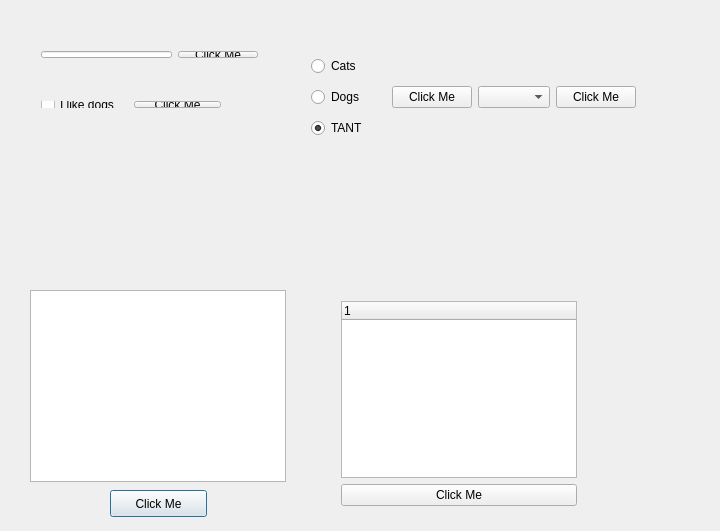
<?xml version="1.0" encoding="UTF-8"?>
<ui version="4.0">
 <class>Dialog</class>
 <widget class="QDialog" name="Dialog">
  <property name="geometry">
   <rect>
    <x>0</x>
    <y>0</y>
    <width>720</width>
    <height>531</height>
   </rect>
  </property>
  <property name="windowTitle">
   <string>Dialog</string>
  </property>
  <widget class="QListWidget" name="listWidget">
   <property name="geometry">
    <rect>
     <x>30</x>
     <y>290</y>
     <width>256</width>
     <height>192</height>
    </rect>
   </property>
  </widget>
  <widget class="QPushButton" name="pushButton_5">
   <property name="geometry">
    <rect>
     <x>110</x>
     <y>490</y>
     <width>97</width>
     <height>27</height>
    </rect>
   </property>
   <property name="text">
    <string>Click Me</string>
   </property>
  </widget>
  <widget class="QWidget" name="">
   <property name="geometry">
    <rect>
     <x>30</x>
     <y>90</y>
     <width>202</width>
     <height>29</height>
    </rect>
   </property>
   <layout class="QHBoxLayout" name="horizontalLayout_2">
    <item>
     <widget class="QCheckBox" name="checkBox">
      <property name="text">
       <string>I like dogs</string>
      </property>
     </widget>
    </item>
    <item>
     <widget class="QPushButton" name="pushButton_2">
      <property name="text">
       <string>Click Me</string>
      </property>
     </widget>
    </item>
   </layout>
  </widget>
  <widget class="QWidget" name="">
   <property name="geometry">
    <rect>
     <x>300</x>
     <y>40</y>
     <width>347</width>
     <height>115</height>
    </rect>
   </property>
   <layout class="QHBoxLayout" name="horizontalLayout_3">
    <item>
     <layout class="QVBoxLayout" name="verticalLayout">
      <item>
       <widget class="QRadioButton" name="radioButton">
        <property name="text">
         <string>Cats</string>
        </property>
       </widget>
      </item>
      <item>
       <widget class="QRadioButton" name="radioButton_2">
        <property name="text">
         <string>Dogs</string>
        </property>
       </widget>
      </item>
      <item>
       <widget class="QRadioButton" name="radioButton_3">
        <property name="text">
         <string>TANT</string>
        </property>
        <property name="checked">
         <bool>true</bool>
        </property>
       </widget>
      </item>
     </layout>
    </item>
    <item>
     <widget class="QPushButton" name="pushButton_3">
      <property name="text">
       <string>Click Me</string>
      </property>
     </widget>
    </item>
    <item>
     <layout class="QHBoxLayout" name="horizontalLayout_4">
      <item>
       <widget class="QComboBox" name="comboBox"/>
      </item>
      <item>
       <widget class="QPushButton" name="pushButton_4">
        <property name="text">
         <string>Click Me</string>
        </property>
       </widget>
      </item>
     </layout>
    </item>
   </layout>
  </widget>
  <widget class="QWidget" name="">
   <property name="geometry">
    <rect>
     <x>30</x>
     <y>40</y>
     <width>239</width>
     <height>29</height>
    </rect>
   </property>
   <layout class="QHBoxLayout" name="horizontalLayout">
    <item>
     <widget class="QLineEdit" name="lineEdit">
      <property name="echoMode">
       <enum>QLineEdit::Normal</enum>
      </property>
     </widget>
    </item>
    <item>
     <widget class="QPushButton" name="pushButton">
      <property name="text">
       <string>Click Me</string>
      </property>
     </widget>
    </item>
   </layout>
  </widget>
  <widget class="QWidget" name="">
   <property name="geometry">
    <rect>
     <x>330</x>
     <y>290</y>
     <width>258</width>
     <height>227</height>
    </rect>
   </property>
   <layout class="QVBoxLayout" name="verticalLayout_2">
    <item>
     <widget class="QTreeWidget" name="treeWidget">
      <column>
       <property name="text">
        <string notr="true">1</string>
       </property>
      </column>
     </widget>
    </item>
    <item>
     <widget class="QPushButton" name="pushButton_6">
      <property name="text">
       <string>Click Me</string>
      </property>
     </widget>
    </item>
   </layout>
  </widget>
  <zorder>pushButton</zorder>
  <zorder>lineEdit</zorder>
  <zorder>pushButton</zorder>
  <zorder>checkBox</zorder>
  <zorder>pushButton_2</zorder>
  <zorder>radioButton</zorder>
  <zorder>radioButton_2</zorder>
  <zorder>radioButton_3</zorder>
  <zorder>pushButton_3</zorder>
  <zorder>comboBox</zorder>
  <zorder>pushButton_4</zorder>
  <zorder>pushButton_4</zorder>
  <zorder>listWidget</zorder>
  <zorder>pushButton_5</zorder>
  <zorder>pushButton_6</zorder>
  <zorder>treeWidget</zorder>
 </widget>
 <layoutdefault spacing="6" margin="11"/>
 <resources/>
 <connections/>
</ui>
